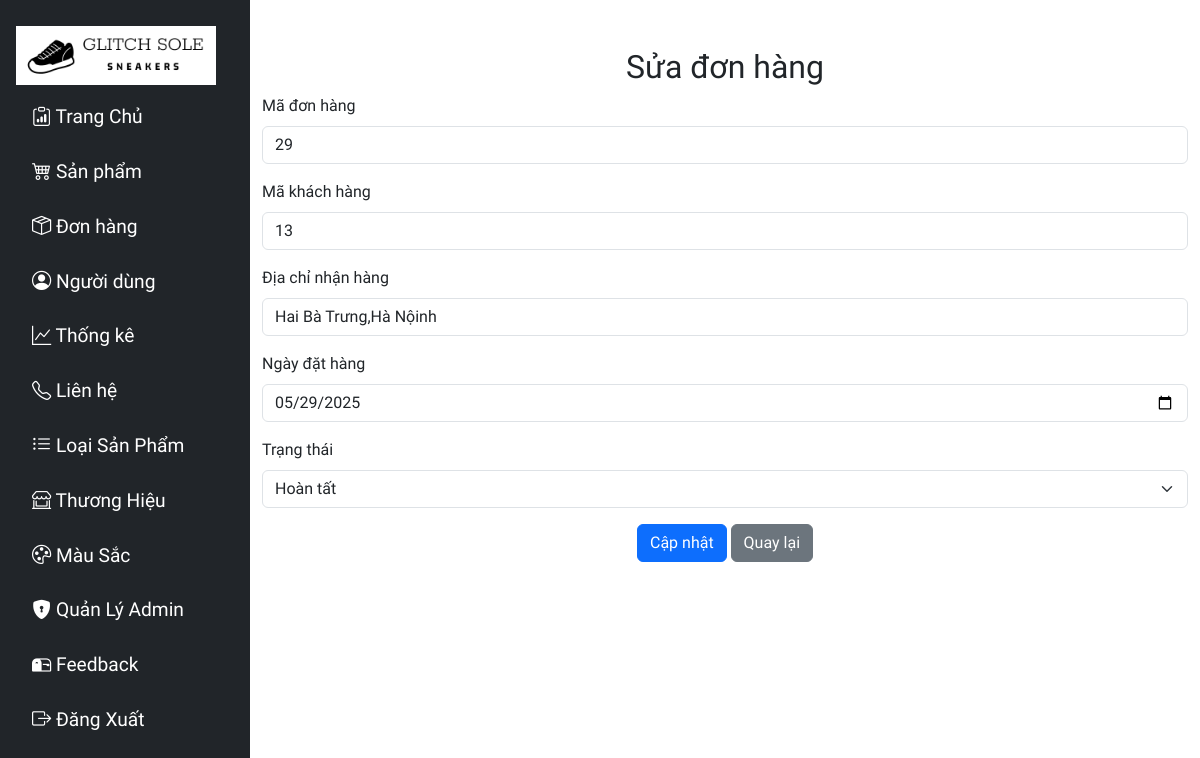
The page /view/admin/edit-donhang.php?MA_HD=29 (signed in) on the database its author committed.
### tables this page shows
CREATE TABLE `hoadon` (
  `MA_HD` int(11) NOT NULL,
  `NGAY_HD` date NOT NULL,
  `TEN_NN` varchar(50) NOT NULL,
  `DIACHI_NN` varchar(100) NOT NULL,
  `TRANGTHAI` int(11) DEFAULT 1,
  `MA_KH` int(11) DEFAULT NULL,
  `MA_PTVC` int(11) DEFAULT NULL,
  `MA_PTTT` int(11) DEFAULT NULL,
  `SDT_KH` varchar(100) DEFAULT NULL
);

### view/admin/edit-donhang.php (the view, shortened to what this page needs)
<?php
include_once("../layout/sidebar.php");
include_once("../../config/config.php");
$id = !empty($_GET['MA_HD']) ? intval($_GET['MA_HD']) : 0;
$sql = "SELECT * FROM hoadon WHERE MA_HD = $id";
$result = mysqli_query($conn, $sql);
$row = mysqli_fetch_assoc($result);
?>
<div class="container mt-5">
    <h2 class="text-center">Sửa đơn hàng</h2>
    <form method="POST">
        <div class="mb-3">
            <label for="ma_dh" class="form-label">Mã đơn hàng</label>
            <input type="text" class="form-control" id="ma_dh" name="ma_dh"
                   value="<?php echo ($row['MA_HD']); ?>" required>
        </div>
        <div class="mb-3">
            <label for="ten_kh" class="form-label">Mã khách hàng</label>
            <input type="text" class="form-control" id="ten_kh" name="ten_kh"
                   value="<?php echo ($row['MA_KH']); ?>" required>
        </div>
        <div class="mb-3">
            <label for="dia_chi" class="form-label">Địa chỉ nhận hàng</label>
            <input type="text" class="form-control" id="dia_chi" name="dia_chi"
                   value="<?php echo ($row['DIACHI_NN']); ?>" required>
        </div>
        <div class="mb-3">
            <label for="ngay_dat_hang" class="form-label">Ngày đặt hàng</label>
            <input type="date" class="form-control" id="ngay_dat_hang" name="ngay_dat_hang"
                   value="<?php echo ($row['NGAY_HD']); ?>" required>
        </div>
        <div class="mb-3">
            <label for="trang_thai" class="form-label">Trạng thái</label>
            <select class="form-select" id="trang_thai" name="trang_thai" required>
                <option value="3" <?php if ($row['TRANGTHAI'] == 3) echo 'selected'; ?>>Hoàn tất</option>
            </select>
        </div>
        <div class="mb-3 text-center">
            <button type="submit" class="btn btn-primary">Cập nhật</button>
            <a href="order.php" class="btn btn-secondary">Quay lại</a>
        </div>
    </form>
</div>

### view/layout/sidebar.php (style rules this page uses)
* { font-family: 'Lexend'; }
body { overflow-x: hidden; }

### rows shown on the page
hoadon: ma_dh "29", ten_kh "13", dia_chi "Hai Bà Trưng,Hà Nộinh", ngay_dat_hang "05/29/2025", trang_thai "Hoàn tất"
